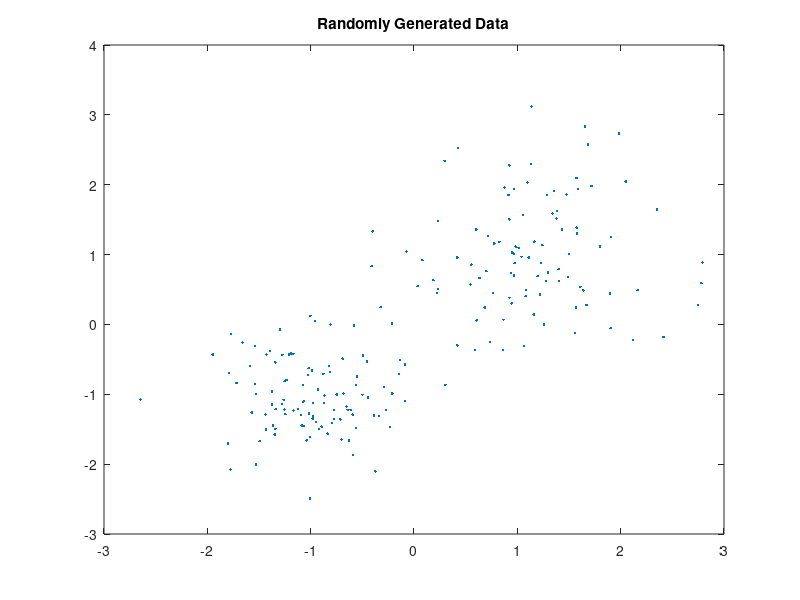
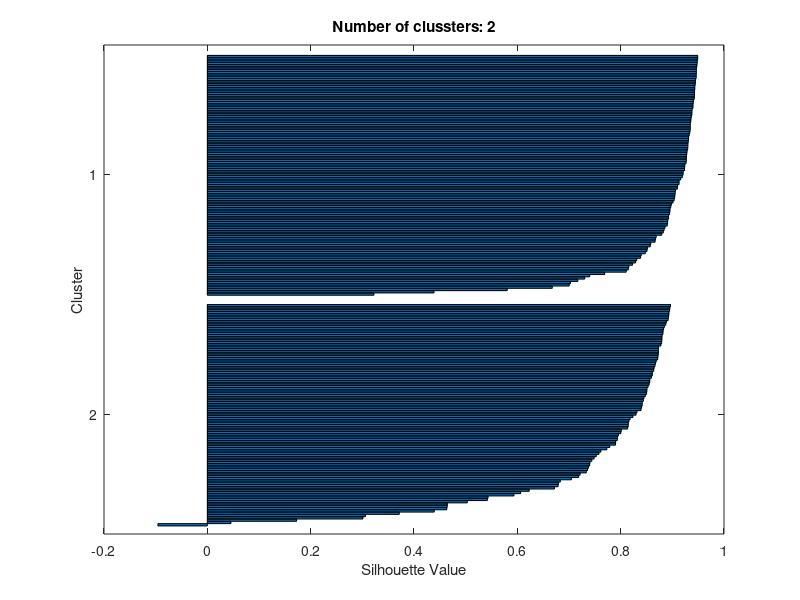
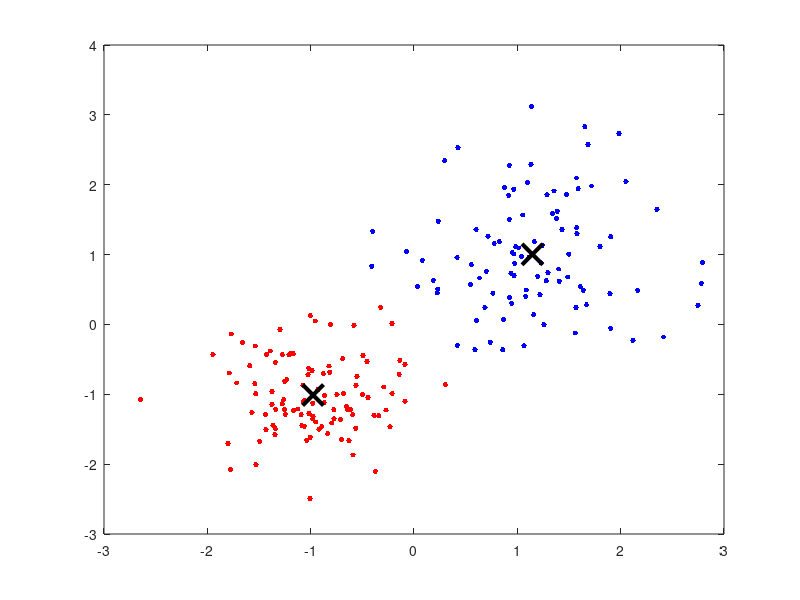

The MATLAB script that drew these images, in order: (Note: this script raises an error after producing the figures.)
rng default;
data = [randn(100,2)*0.75+ones(100,2);
    randn(100,2)*0.5-ones(100,2)];

figure;
plot(data(:,1),data(:,2),'.');
title 'Randomly Generated Data';
%idx is a vector of predicted cluster indices corresponding to the
%observation in X.

% C is a 3-by-2 matrix containing the final centroid locations.

k =2;
[idx,C,sumd] = kmeans(data,k);
[silh,h] = silhouette(data,idx,'sqEuclidean');
title(['Number of clussters: ' int2str(k)]);
xlabel('Silhouette Value')
ylabel('Cluster')
mean_silh = mean(silh);

figure;
plot(data(idx ==1,1),data(idx == 1,2),'r.','MarkerSize',12)
hold on
plot(data(idx==2,1),data(idx == 2,2),'b.','MarkerSize',12)
plot(C(:,1),C(:,2),'kx',...
'MarkerSize',15,'LineWidth',3)
legend('Cluster1','Cluster 2','Centroids',...
    'Location','NW')
title('Cluster Assignements and Centroids')
hold off

